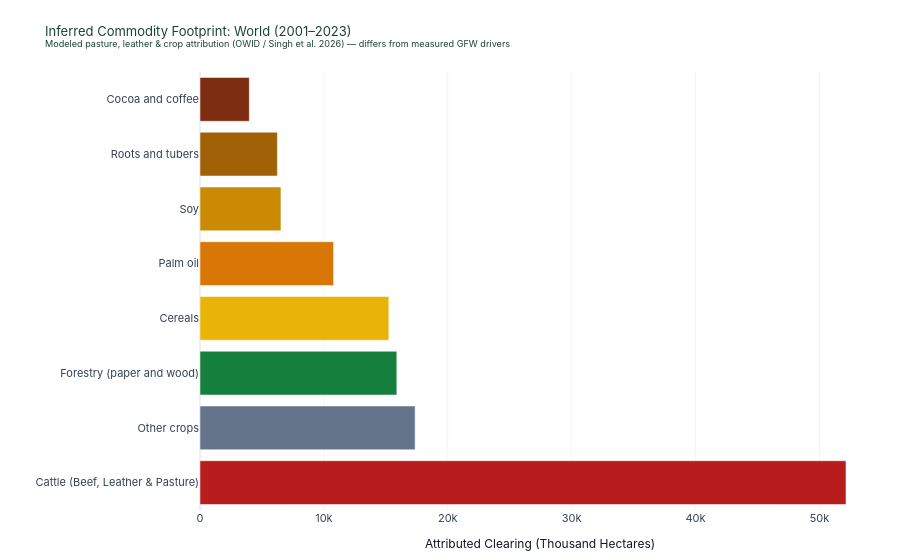

Notebook code cell kept with this figure:
### Markdown cell above
### 3. Agricultural Commodity Attribution (Pendrill et al. / Singh et al. 2026)
Which commercial agricultural commodities drive the largest shares of deforestation?
- **Cattle (Beef, Leather & Pasture)**: #1 driver globally, accounting for more tropical deforestation than the next three commodities combined.
- **Soybeans**: Concentrated in the Amazon and Cerrado biomes of Brazil and Bolivia.
- **Oil Palm**: Concentrated in Indonesia and Malaysia.
- **Forestry (Paper & Wood Fiber)**: Commercial pulp and timber plantations.
- **Cocoa & Coffee**: Tropical cash crops in West Africa and Latin America.

### Code cell
fig_comm = create_commodity_breakdown_chart(df_comm, entity="World", year_range=(2001, 2023))
fig_comm.show()

### Figure 1 — Plotly figure (JSON) as saved in the notebook; plotly's stock layout.template omitted (floating-point values rounded to 4 significant figures)
{"data": [{"hovertemplate": "<b>%{y}</b>: %{x:,.1f} thousand ha<br><i>Modeled economic attribution (OWID / Singh et al. 2026)</i><extra></extra>", "legendgroup": "Cocoa and coffee", "marker": {"color": "#7c2d12", "pattern": {"shape": ""}}, "name": "Cocoa and coffee", "orientation": "h", "showlegend": true, "textposition": "auto", "type": "bar", "x": [3980.0], "xaxis": "x", "y": ["Cocoa and coffee"], "yaxis": "y"}, {"hovertemplate": "<b>%{y}</b>: %{x:,.1f} thousand ha<br><i>Modeled economic attribution (OWID / Singh et al. 2026)</i><extra></extra>", "legendgroup": "Roots and tubers", "marker": {"color": "#a16207", "pattern": {"shape": ""}}, "name": "Roots and tubers", "orientation": "h", "showlegend": true, "textposition": "auto", "type": "bar", "x": [6246.0], "xaxis": "x", "y": ["Roots and tubers"], "yaxis": "y"}, {"hovertemplate": "<b>%{y}</b>: %{x:,.1f} thousand ha<br><i>Modeled economic attribution (OWID / Singh et al. 2026)</i><extra></extra>", "legendgroup": "Soy", "marker": {"color": "#ca8a04", "pattern": {"shape": ""}}, "name": "Soy", "orientation": "h", "showlegend": true, "textposition": "auto", "type": "bar", "x": [6532.0], "xaxis": "x", "y": ["Soy"], "yaxis": "y"}, {"hovertemplate": "<b>%{y}</b>: %{x:,.1f} thousand ha<br><i>Modeled economic attribution (OWID / Singh et al. 2026)</i><extra></extra>", "legendgroup": "Palm oil", "marker": {"color": "#d97706", "pattern": {"shape": ""}}, "name": "Palm oil", "orientation": "h", "showlegend": true, "textposition": "auto", "type": "bar", "x": [10780.0], "xaxis": "x", "y": ["Palm oil"], "yaxis": "y"}, {"hovertemplate": "<b>%{y}</b>: %{x:,.1f} thousand ha<br><i>Modeled economic attribution (OWID / Singh et al. 2026)</i><extra></extra>", "legendgroup": "Cereals", "marker": {"color": "#eab308", "pattern": {"shape": ""}}, "name": "Cereals", "orientation": "h", "showlegend": true, "textposition": "auto", "type": "bar", "x": [15240.0], "xaxis": "x", "y": ["Cereals"], "yaxis": "y"}, {"hovertemplate": "<b>%{y}</b>: %{x:,.1f} thousand ha<br><i>Modeled economic attribution (OWID / Singh et al. 2026)</i><extra></extra>", "legendgroup": "Forestry (paper and wood)", "marker": {"color": "#15803d", "pattern": {"shape": ""}}, "name": "Forestry (paper and wood)", "orientation": "h", "showlegend": true, "textposition": "auto", "type": "bar", "x": [15890.0], "xaxis": "x", "y": ["Forestry (paper and wood)"], "yaxis": "y"}, {"hovertemplate": "<b>%{y}</b>: %{x:,.1f} thousand ha<br><i>Modeled economic attribution (OWID / Singh et al. 2026)</i><extra></extra>", "legendgroup": "Other crops", "marker": {"color": "#64748b", "pattern": {"shape": ""}}, "name": "Other crops", "orientation": "h", "showlegend": true, "textposition": "auto", "type": "bar", "x": [17360.0], "xaxis": "x", "y": ["Other crops"], "yaxis": "y"}, {"hovertemplate": "<b>%{y}</b>: %{x:,.1f} thousand ha<br><i>Modeled economic attribution (OWID / Singh et al. 2026)</i><extra></extra>", "legendgroup": "Cattle (Beef, Leather & Pasture)", "marker": {"color": "#b91c1c", "pattern": {"shape": ""}}, "name": "Cattle (Beef, Leather & Pasture)", "orientation": "h", "showlegend": true, "textposition": "auto", "type": "bar", "x": [52140.0], "xaxis": "x", "y": ["Cattle (Beef, Leather & Pasture)"], "yaxis": "y"}], "layout": {"barmode": "relative", "font": {"color": "#0f172a", "family": "Inter, Segoe UI, Arial, sans-serif", "size": 12}, "hoverlabel": {"bgcolor": "#0f172a", "bordercolor": "#1b4332", "font": {"color": "#ffffff", "family": "Inter, Segoe UI, sans-serif", "size": 13}}, "legend": {"bgcolor": "rgba(255,255,255,0)", "font": {"color": "#0f172a", "size": 12}, "orientation": "h", "title": {"text": ""}, "tracegroupgap": 0, "x": 0.5, "xanchor": "center", "y": -0.18, "yanchor": "top"}, "margin": {"b": 35, "l": 20, "r": 20, "t": 72}, "paper_bgcolor": "#ffffff", "plot_bgcolor": "#ffffff", "showlegend": false, "title": {"font": {"color": "#1b4332", "size": 13}, "text": "Inferred Commodity Footprint: World (2001–2023)<br><sup>Modeled pasture, leather & crop attribution (OWID / Singh et al. 2026) — differs from measured GFW drivers</sup>"}, "xaxis": {"anchor": "y", "domain": [0.0, 1.0], "gridcolor": "#f1f5f9", "showgrid": true, "tickfont": {"color": "#334155", "size": 11}, "title": {"font": {"color": "#0f172a", "size": 12}, "text": "Attributed Clearing (Thousand Hectares)"}}, "yaxis": {"anchor": "x", "categoryarray": ["Cattle (Beef, Leather & Pasture)", "Other crops", "Forestry (paper and wood)", "Cereals", "Palm oil", "Soy", "Roots and tubers", "Cocoa and coffee"], "categoryorder": "array", "domain": [0.0, 1.0], "tickfont": {"color": "#334155", "size": 11}, "title": {"font": {"color": "#0f172a", "size": 12}, "text": ""}}}}
